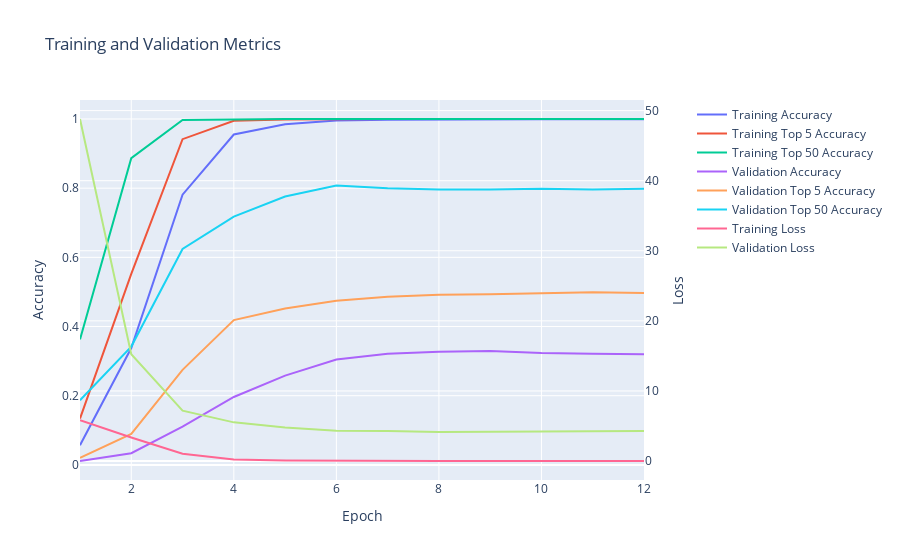

The cell this chart's notebook holds for it:
### Code cell
softmax_similarity_model.display_training_history()

### Figure 1 — Plotly figure (JSON) as saved in the notebook; plotly's stock layout.template omitted (floating-point values rounded to 4 significant figures)
{"data": [{"mode": "lines", "name": "Training Accuracy", "type": "scatter", "x": [1, 2, 3, 4, 5, 6, 7, 8, 9, 10, 11, 12], "xaxis": "x", "y": [0.0569, 0.3377, 0.7812, 0.9552, 0.9851, 0.9953, 0.9981, 0.9991, 0.9991, 0.9991, 0.9991, 0.9991, 0.9991], "yaxis": "y"}, {"mode": "lines", "name": "Training Top 5 Accuracy", "type": "scatter", "x": [1, 2, 3, 4, 5, 6, 7, 8, 9, 10, 11, 12], "xaxis": "x", "y": [0.1339, 0.5522, 0.9417, 0.9949, 0.9986, 1.0, 1.0, 1.0, 1.0, 1.0, 1.0, 1.0, 1.0], "yaxis": "y"}, {"mode": "lines", "name": "Training Top 50 Accuracy", "type": "scatter", "x": [1, 2, 3, 4, 5, 6, 7, 8, 9, 10, 11, 12], "xaxis": "x", "y": [0.3629, 0.8867, 0.9972, 0.9995, 1.0, 1.0, 1.0, 1.0, 1.0, 1.0, 1.0, 1.0, 1.0], "yaxis": "y"}, {"mode": "lines", "name": "Validation Accuracy", "type": "scatter", "x": [1, 2, 3, 4, 5, 6, 7, 8, 9, 10, 11, 12], "xaxis": "x", "y": [0.01121, 0.03364, 0.1103, 0.1963, 0.2579, 0.3047, 0.3215, 0.3271, 0.329, 0.3234, 0.3215, 0.3196, 0.3215], "yaxis": "y"}, {"mode": "lines", "name": "Validation Top 5 Accuracy", "type": "scatter", "x": [1, 2, 3, 4, 5, 6, 7, 8, 9, 10, 11, 12], "xaxis": "x", "y": [0.02056, 0.08972, 0.2748, 0.4187, 0.4523, 0.4748, 0.486, 0.4916, 0.4935, 0.4953, 0.4991, 0.4972, 0.4953], "yaxis": "y"}, {"mode": "lines", "name": "Validation Top 50 Accuracy", "type": "scatter", "x": [1, 2, 3, 4, 5, 6, 7, 8, 9, 10, 11, 12], "xaxis": "x", "y": [0.1869, 0.3421, 0.6243, 0.7178, 0.7757, 0.8075, 0.8, 0.7963, 0.7963, 0.7981, 0.7963, 0.7981, 0.7944], "yaxis": "y"}, {"mode": "lines", "name": "Training Loss", "type": "scatter", "x": [1, 2, 3, 4, 5, 6, 7, 8, 9, 10, 11, 12], "xaxis": "x", "y": [5.828, 3.346, 1.031, 0.2299, 0.08438, 0.02687, 0.01092, 0.003659, 0.004021, 0.002447, 0.002536, 0.002161, 0.001713], "yaxis": "y2"}, {"mode": "lines", "name": "Validation Loss", "type": "scatter", "x": [1, 2, 3, 4, 5, 6, 7, 8, 9, 10, 11, 12], "xaxis": "x", "y": [48.8, 15.23, 7.183, 5.516, 4.789, 4.324, 4.28, 4.152, 4.184, 4.221, 4.248, 4.298, 4.323], "yaxis": "y2"}], "layout": {"title": {"text": "Training and Validation Metrics"}, "xaxis": {"anchor": "y", "domain": [0.0, 0.94], "title": {"text": "Epoch"}}, "yaxis": {"anchor": "x", "domain": [0.0, 1.0], "title": {"text": "Accuracy"}}, "yaxis2": {"anchor": "x", "overlaying": "y", "side": "right", "title": {"text": "Loss"}}}}
